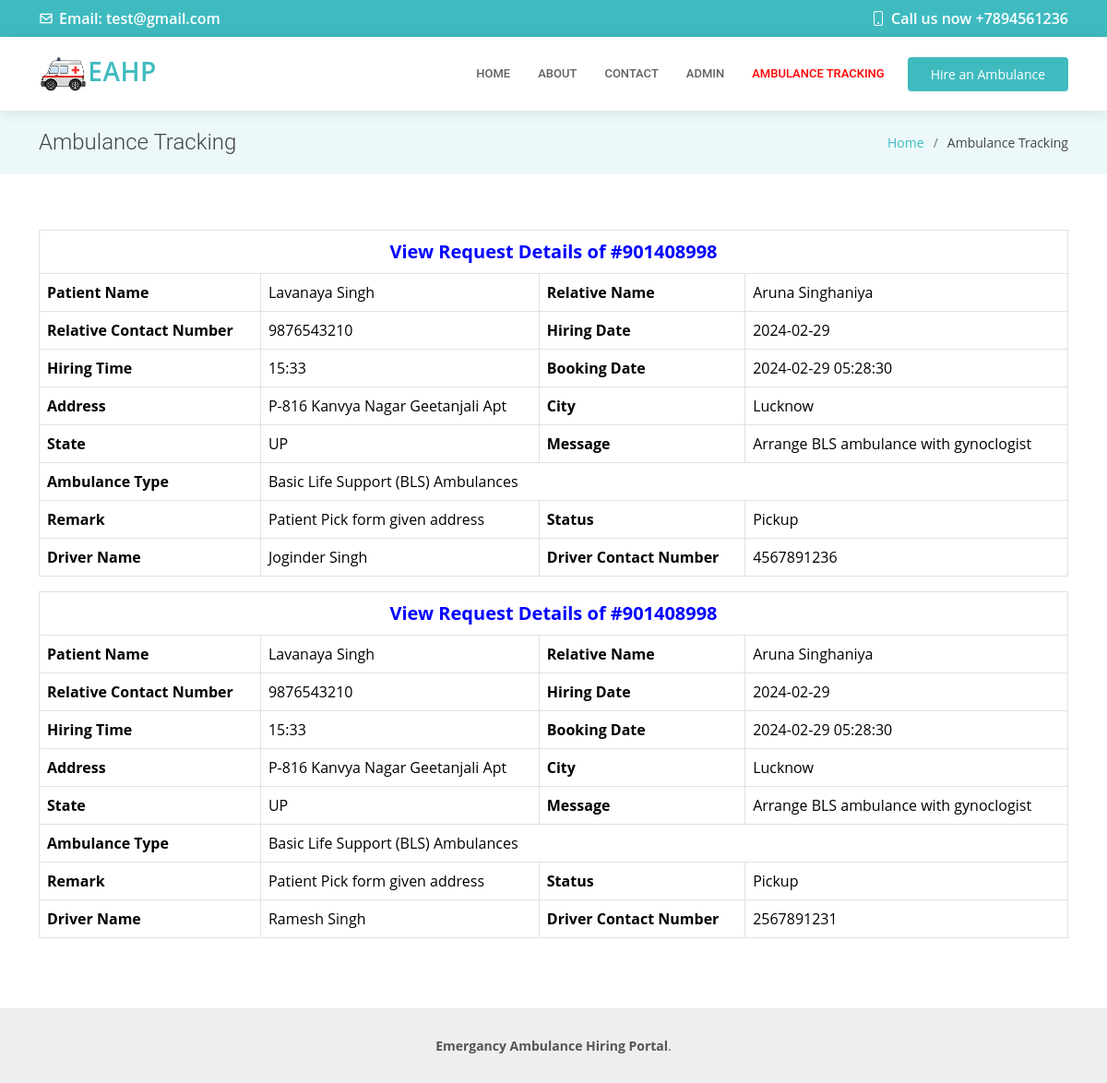
The app's page /booking-details.php?id=3 with its own data.
### tables this page shows
CREATE TABLE `tblpage` (
  `ID` int(10) NOT NULL,
  `PageType` varchar(200) DEFAULT NULL,
  `PageTitle` varchar(200) DEFAULT NULL,
  `PageDescription` mediumtext DEFAULT NULL,
  `Email` varchar(200) DEFAULT NULL,
  `MobileNumber` bigint(10) DEFAULT NULL,
  `UpdationDate` timestamp NULL DEFAULT NULL ON UPDATE current_timestamp()
);

CREATE TABLE `tblambulancehiring` (
  `ID` int(11) NOT NULL,
  `BookingNumber` int(10) DEFAULT NULL,
  `PatientName` varchar(250) DEFAULT NULL,
  `RelativeName` varchar(250) DEFAULT NULL,
  `RelativeConNum` bigint(11) DEFAULT NULL,
  `HiringDate` varchar(250) DEFAULT NULL,
  `HiringTime` varchar(250) DEFAULT NULL,
  `AmbulanceType` int(5) DEFAULT NULL,
  `Address` mediumtext DEFAULT NULL,
  `City` mediumtext DEFAULT NULL,
  `State` mediumtext DEFAULT NULL,
  `Message` longtext DEFAULT NULL,
  `BookingDate` timestamp NULL DEFAULT current_timestamp(),
  `Remark` varchar(250) DEFAULT NULL,
  `Status` varchar(250) DEFAULT NULL,
  `AmbulanceRegNo` varchar(250) DEFAULT NULL,
  `UpdationDate` timestamp NULL DEFAULT NULL ON UPDATE current_timestamp()
);

CREATE TABLE `tblambulance` (
  `ID` int(11) NOT NULL,
  `AmbulanceType` varchar(250) DEFAULT NULL,
  `AmbRegNum` varchar(250) DEFAULT NULL,
  `DriverName` varchar(250) DEFAULT NULL,
  `DriverContactNumber` bigint(20) DEFAULT NULL,
  `CreationDate` timestamp NULL DEFAULT current_timestamp(),
  `Status` varchar(250) DEFAULT NULL,
  `UpdationDate` timestamp NULL DEFAULT NULL ON UPDATE current_timestamp()
);

### booking-details.php (the view, shortened to what this page needs)
<?php
include('includes/dbconnection.php');
?>
<!DOCTYPE html>
<html lang="en">
<head>
  <link href="assets/vendor/fontawesome-free/css/all.min.css" rel="stylesheet">
  <link href="assets/vendor/animate.css/animate.min.css" rel="stylesheet">
  <link href="assets/vendor/aos/aos.css" rel="stylesheet">
  <link href="assets/vendor/bootstrap/css/bootstrap.min.css" rel="stylesheet">
  <link href="assets/vendor/bootstrap-icons/bootstrap-icons.css" rel="stylesheet">
  <link href="assets/vendor/boxicons/css/boxicons.min.css" rel="stylesheet">
  <link href="assets/vendor/glightbox/css/glightbox.min.css" rel="stylesheet">
  <link href="assets/vendor/swiper/swiper-bundle.min.css" rel="stylesheet">
  <link href="assets/css/style.css" rel="stylesheet">
</head>
<body>
  <?php include_once('includes/header.php');?>
  <main id="main">
    <section class="breadcrumbs">
      <div class="container">
        <div class="d-flex justify-content-between align-items-center">
          <h2>Ambulance Tracking</h2>
          <ol>
            <li><a href="index.php" href="#hero">Home</a></li>
            <li>Ambulance Tracking</li>
          </ol>
        </div>
      </div>
    </section>
    <section class="inner-page">
      <div class="container">
       <?php
$id = $_GET['id'];
$ret = mysqli_query($con, "SELECT tblambulancehiring.*,tblambulance.AmbRegNum, tblambulance.DriverName,tblambulance.DriverContactNumber FROM tblambulancehiring
    left join tblambulance on tblambulance.AmbRegNum=tblambulancehiring.AmbulanceRegNo  WHERE tblambulancehiring.ID = '$id'");
while ($row = mysqli_fetch_array($ret)) {
?>
<table border="1" class="table table-bordered mg-b-0">
    <tr align="center">
        <th colspan="6" style="font-size:20px;color:blue;text-align: center;">
            View Request Details of #<?php echo $row['BookingNumber']; ?></th>
    </tr>
    <tr>
        <th>Patient Name</th>
        <td><?php echo $row['PatientName']; ?></td>
        <th>Relative Name</th>
        <td><?php echo $row['RelativeName']; ?></td>
    </tr>
    <tr>
    <th>Relative Contact Number</th>
    <td><?php  echo $row['RelativeConNum'];?></td>
    <th>Hiring Date</th>
    <td><?php  echo $row['HiringDate'];?></td>
  </tr>
  <tr>
    <th>Hiring Time</th>
    <td><?php  echo $row['HiringTime'];?></td>
     <th>Booking Date</th>
     <td><?php  echo $row['BookingDate'];?></td>
     <tr>
        <tr>
    <th>Address</th>
    <td><?php  echo $row['Address'];?></td>
    <th>City</th>
    <td><?php  echo $row['City'];?></td>
  </tr>
   <tr>
    <th>State</th>
    <td><?php  echo $row['State'];?></td>
    <th>Message</th>
    <td><?php  echo $row['Message'];?></td>
  </tr>
    <?php
    $atype = $row['AmbulanceType'];
    $ambulanceTypeText = "";
    switch ($atype) {
        case "1":
            $ambulanceTypeText = "Basic Life Support (BLS) Ambulances";
            break;
    }
    ?>
    <tr>
        <th>Ambulance Type</th>
        <td colspan="3"><?php echo $ambulanceTypeText; ?></td>
    </tr>
    <?php if ($row['Remark'] != ''): ?>
    <tr>
        <th>Remark</th>
        <td><?php echo $row['Remark']; ?></td>
        <?php if ($row['Status'] != ''): ?>
        <th>Status</th>
        <td><?php echo $row['Status']; ?></td>
        <?php endif; ?>
    </tr>
    </tr>
    <?php endif; ?>
     <?php if ($row['Status'] != ''){ ?>
    <tr>
       <th>Driver Name</th>
        <td><?php echo $row['DriverName']; ?></td>
         <th>Driver Contact Number</th>
        <td><?php echo $row['DriverContactNumber']; ?></td>
      </tr>
      <?php }?>
</table>
<?php
}
?>
      </div>
    </section>
  </main>
<?php include_once('includes/footer.php');?>
</body>
</html>

### includes/header.php (shortened to what this page needs)
 <div id="topbar" class="d-flex align-items-center fixed-top">
   <div class="container d-flex align-items-center justify-content-center justify-content-md-between">
      <?php
$query=mysqli_query($con,"select * from  tblpage where PageType='contactus'");
while ($row=mysqli_fetch_array($query)) {
?>
     <div class="align-items-center d-none d-md-flex">
       <i class="bx bx-envelope"></i> Email:  <?php  echo $row['Email'];?>
     </div>
     <div class="d-flex align-items-center">
       <i class="bi bi-phone"></i> Call us now +<?php  echo $row['MobileNumber'];?>
     </div><?php } ?>
   </div>
 </div>
 <header id="header" class="fixed-top">
   <div class="container d-flex align-items-center">
     <a href="index.php" class="logo me-auto"><img src="assets/img/logo.png" alt="">EAHP</a>
     <nav id="navbar" class="navbar order-last order-lg-0">
       <ul>
         <li><a class="nav-link scrollto " href="index.php#hero">Home</a></li>
         <li><a class="nav-link scrollto" href="index.php#about">About</a></li>
          <li><a class="nav-link scrollto" href="index.php#contact">Contact</a></li>
         <li><a class="nav-link scrollto" href="admin/login.php">Admin</a></li>
         <li><a class="nav-link scrollto" style="color: red;" href="ambulance-tracking.php">Ambulance Tracking</a></li>
       </ul>
     </nav>
     <a href="#appointment" class="appointment-btn scrollto"><span class="d-none d-md-inline">Hire an</span> Ambulance</a>
   </div>
 </header>

### css/style.css (style rules this page uses)
body { font-family: "Open Sans", sans-serif; color: #444444; }
a { color: #3fbbc0; text-decoration: none; }
h1, h2, h3, h4, h5, h6 { font-family: "Roboto", sans-serif; }
#topbar { background: #3fbbc0; color: #fff; height: 40px; font-size: 16px; font-weight: 600; z-index: 996; transition: all 0.5s; }
#topbar i { padding-right: 6px; line-height: 0; }
#header { background: #fff; transition: all 0.5s; z-index: 997; padding: 20px 0; top: 40px; box-shadow: 0px 2px 15px rgba(0, 0, 0, 0.1); }
#header .logo { font-size: 28px; margin: 0; padding: 0; line-height: 1; font-weight: 600; letter-spacing: 0.5px; text-transform: uppercase; }
#header .logo img { max-height: 40px; }
.appointment-btn { margin-left: 25px; background: #3fbbc0; color: #fff; border-radius: 4px; padding: 8px 25px; white-space: nowrap; transition: 0.3s; font-size: 14px; display: inline-block; }
.navbar { padding: 0; }
.navbar ul { margin: 0; padding: 0; display: flex; list-style: none; align-items: center; }
.navbar li { position: relative; }
.navbar a, .navbar a:focus { display: flex; align-items: center; justify-content: space-between; padding: 10px 0 10px 30px; font-family: "Roboto", sans-serif; font-size: 13px; color: #626262; white-space: nowrap; transition: 0.3s; text-transform: uppercase; font-weight: 500; }
section { padding: 60px 0; overflow: hidden; }
.breadcrumbs { padding: 20px 0; background-color: #ecf8f9; min-height: 40px; margin-top: 120px; }
.breadcrumbs h2 { font-size: 24px; font-weight: 300; margin: 0; }
.breadcrumbs ol { display: flex; flex-wrap: wrap; list-style: none; padding: 0; margin: 0; font-size: 14px; }
.breadcrumbs ol li+li { padding-left: 10px; }
.breadcrumbs ol li+li::before { display: inline-block; padding-right: 10px; color: #6c757d; content: "/"; }

### records on screen
tblpage: Email "test@gmail.com", MobileNumber "7894561236"
tblambulancehiring: BookingNumber "901408998", PatientName "Lavanaya Singh", RelativeName "Aruna Singhaniya", RelativeConNum "9876543210", HiringDate "2024-02-29", HiringTime "15:33", BookingDate "2024-02-29 05:28:30", Address "P-816 Kanvya Nagar Geetanjali Apt", City "Lucknow", State "UP", Message "Arrange BLS ambulance with gynoclogist", AmbulanceType "Basic Life Support (BLS) Ambulances", Remark "Patient Pick form given address", Status "Pickup", tblambulance.DriverName "Joginder Singh", tblambulance.DriverContactNumber "4567891236", tblambulance.DriverName "Ramesh Singh", tblambulance.DriverContactNumber "2567891231"
